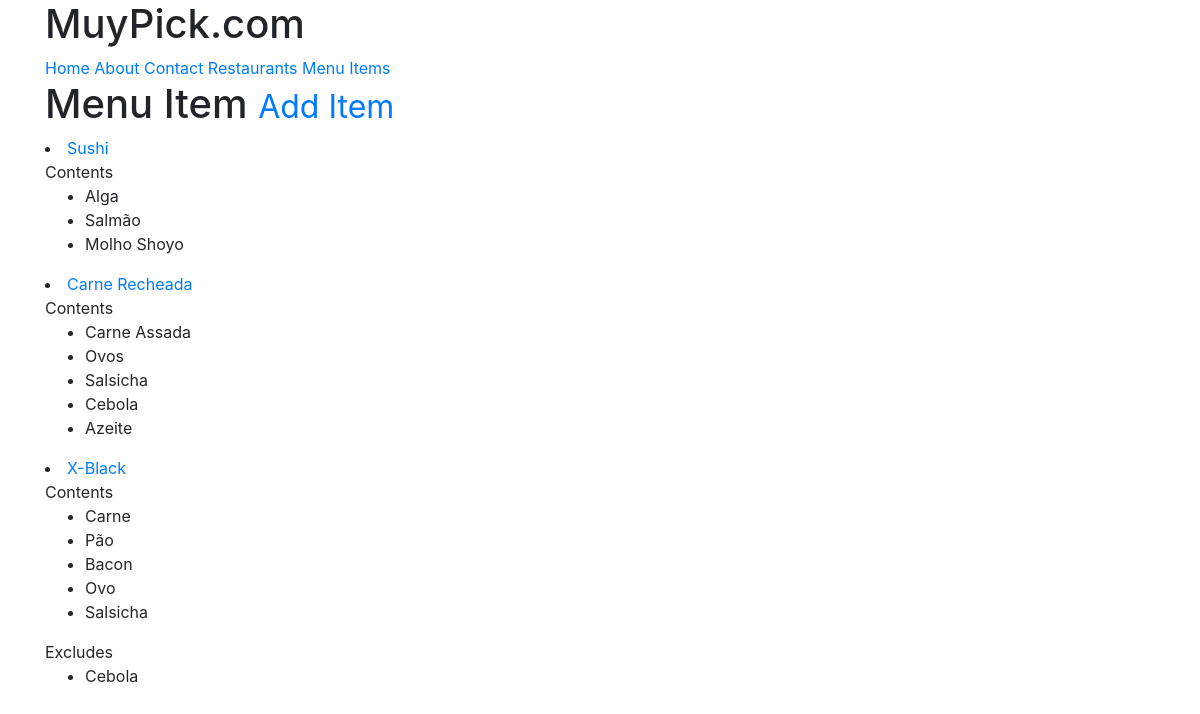
The app's page /items/ (signed in) with its own data.
### menus/models.py (models this page shows, shortened)
class Item(models.Model):
    user        = models.ForeignKey(settings.AUTH_USER_MODEL)
    restaurant  = models.ForeignKey(RestaurantLocation)
    name        = models.CharField(max_length=120)
    contents    = models.TextField(help_text='Separate each in by comma')
    excludes    = models.TextField(blank=True, null=True, help_text='Separate each in by comma')
    public      = models.BooleanField(default=True)
    timestamp   = models.DateTimeField(auto_now_add=True)
    updated     = models.DateTimeField(auto_now=True)
    def get_absolute_url(self):
        return reverse('menus:detail', kwargs={'pk': self.pk})
    class Meta:
        ordering = ['-updated', '-timestamp']
    def get_contents(self):
        return self.contents.split(',')
    def get_excludes(self):
        return self.excludes.split(',')

### menus/views.py (the view)
class ItemListView(LoginRequiredMixin, ListView):
    def get_queryset(self):
        return Item.objects.filter(user=self.request.user)

### menus/templates/menus/item_list.html (shortened to what this page needs)
{% extends "base.html" %}
{% block content %}
<h1>Menu Item <small><a href="{% url 'menus:create' %}">Add Item</a></small> </h1>
{% for obj in object_list %}
    <li>
        <a href="{{ obj.get_absolute_url }}">{{ obj.name }}</a>
        <br/>
        {% if obj.contents %}
        Contents
        <ul>
            {% for item in obj.get_contents %}
            <li>
                {{ item }}
            </li>
            {% endfor %}
        </ul>
        {% endif %}
        {% if obj.excludes %}
        Excludes
        <ul>
            {% for item in obj.get_excludes %}
            <li>
                {{ item }}
            </li>
            {% endfor %}
        </ul>
        {% endif %}
    </li>
    {% empty %}
    <li><a href="{% url 'menus:create' %}">Add Item</a></li>
{% endfor %}
{% endblock content %}

### records on screen
Item: name "Sushi", get_contents "Alga" "Salmão" "Molho Shoyo"
Item: name "Carne Recheada", get_contents "Carne Assada" "Ovos" "Salsicha" "Cebola" "Azeite"
Item: name "X-Black", get_contents "Carne" "Pão" "Bacon" "Ovo" "Salsicha", get_excludes "Cebola"
